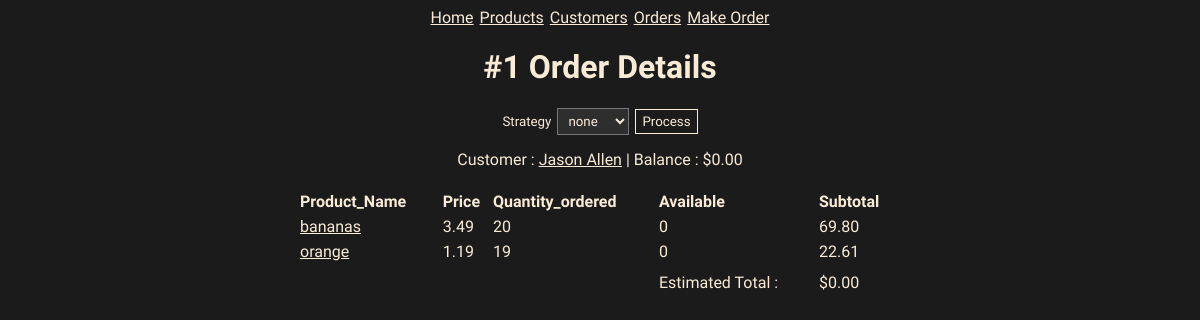
/orders/1, run on an earlier commit of the app's database.
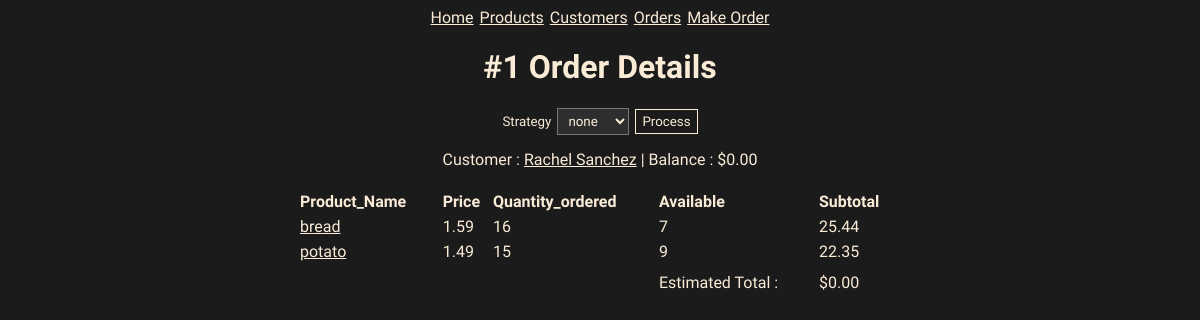
And on a later commit of the database.
### models.py (models this page shows, shortened)
class ProductOrder(db.Model):
    id = mapped_column(Integer, primary_key=True)
    order_id = mapped_column(Integer, ForeignKey(Order.id))
    order = relationship("Order", back_populates="items")
    product_id = mapped_column(Integer, ForeignKey(Product.id), nullable=False)
    product = relationship("Product", back_populates="product_items")
    quantity = mapped_column(Integer, nullable=False, default=0)

class Customer(db.Model):
    id = mapped_column(Integer, primary_key=True)
    name = mapped_column(String(50), nullable=False, unique=True)
    phone = mapped_column(String(50), nullable=False)
    balance = mapped_column(Numeric, nullable=False, default=0)
    orders = relationship("Order", back_populates="customer")

class Product(db.Model):
    id = mapped_column(Integer, primary_key=True)
    name = mapped_column(String(50), nullable=False, unique=True)
    price = mapped_column(Numeric, nullable=False)
    available = mapped_column(Integer, nullable=False, default=0)
    product_items = relationship("ProductOrder", back_populates="product")

### routes/orders.py (the view)
@orders_bp.route("/<int:order_id>")
def order_details(order_id):
    statement = db.select(ProductOrder).filter_by(order_id=order_id)
    records = db.session.execute(statement)
    results = records.scalars()
    order = db.get_or_404(Order, order_id)
    return render_template("order_details.html", total = order.total, orders = results, order_id = order_id)

### templates/order_details.html (shortened to what this page needs)
{% extends "base.html" %}
{% block content %}
<h1>#{{order_id}} Order Details</h1>
<form action="/orders/process/{{order_id}}" method="POST">
    <label for="product">Strategy</label>
    <select name="strategy" class="custom-select">
        <option value="adjust">none</option>
    </select>
    <input type="submit" value="Process">
</form>
<table>
    <thead>
        <tr>
            <th>Product_Name</th>
            <th>Price</th>
            <th>Quantity_ordered</th>
            <th>Available</th>
            <th>Subtotal</th>
        </tr>
    </thead>
    <tbody>
        {% for order in orders %}
        {% if loop.index == 1 %}
        <p class="customer_name">Customer : <a
                href="/customers/update/{{order.order.customer.id}}">{{order.order.customer.name}}</a><span>
                | Balance :
                ${{order.order.customer.balance |round(2, 'common') }}</span></p>
        {% endif %}
        <tr>
            <td><a href="/products/{{order.product.id}}">{{order.product.name}}</a></td>
            <td>{{order.product.price |round(2, 'common')}}</td>
            <td>{{order.quantity}}</td>
            <td>{{order.product.available}}</td>
            <td>{{(order.product.price * order.quantity) |round(2, 'common') }}</td>
        </tr>
        {% endfor %}
    </tbody>
    <tr>
        <td></td>
    </tr>
    <tfoot>
        <tr>
            <td></td>
            <td></td>
            <td></td>
            <td>Estimated Total : </td>
            <td>${{ total|round(2, 'common') }}</td>
        </tr>
    </tfoot>
</table>
{% endblock %}

What changed in the data, as far as the page shows it:
no longer on this page (row edited): Product: (order.product.price*order.quantity)|round(2,'common') "69.80"
no longer on this page (row edited): Product: (order.product.price*order.quantity)|round(2,'common') "22.61"
changed ProductOrder: order.customer.name "Jason Allen" → "Rachel Sanchez"; product.name "bananas" → "bread"; product.price "3.49" → "1.59"; quantity "20" → "16"; product.available "0" → "7"
now on this page (row edited): Product: (order.product.price*order.quantity)|round(2,'common') "25.44"
changed ProductOrder: product.name "orange" → "potato"; product.price "1.19" → "1.49"; quantity "19" → "15"; product.available "0" → "9"
now on this page (row edited): Product: (order.product.price*order.quantity)|round(2,'common') "22.35"
